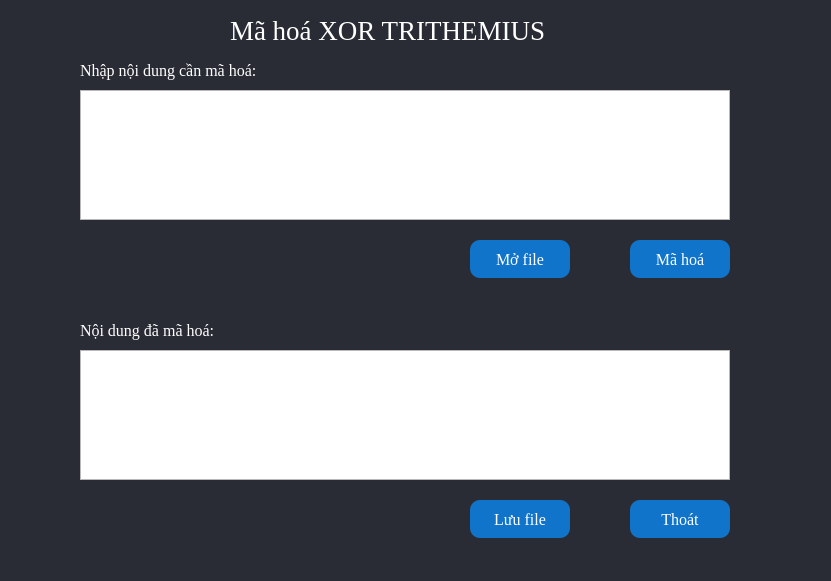
<?xml version="1.0" encoding="UTF-8"?>
<ui version="4.0">
 <class>Form</class>
 <widget class="QWidget" name="Form">
  <property name="geometry">
   <rect>
    <x>0</x>
    <y>0</y>
    <width>831</width>
    <height>581</height>
   </rect>
  </property>
  <property name="windowTitle">
   <string>Form</string>
  </property>
  <property name="styleSheet">
   <string notr="true">#Form{
background-color: #292C35;
color: rgb(255, 255, 255);
}
#btnMaHoa{
	background-color: #1074CA;
	color: rgb(255, 255, 255);
	border-radius: 10px;
}
#btnOpenFile{
	background-color: #1074CA;
	color: rgb(255, 255, 255);
	border-radius: 10px;
}
#btnSaveFile{
	background-color: #1074CA;
	color: rgb(255, 255, 255);
	border-radius: 10px;

}
#btnClose{
	background-color: #1074CA;
	color: rgb(255, 255, 255);
	border-radius: 10px;

}</string>
  </property>
  <widget class="QTextEdit" name="txtCiphertext">
   <property name="geometry">
    <rect>
     <x>80</x>
     <y>350</y>
     <width>650</width>
     <height>130</height>
    </rect>
   </property>
   <property name="font">
    <font>
     <family>Times New Roman</family>
     <pointsize>12</pointsize>
    </font>
   </property>
   <property name="styleSheet">
    <string notr="true">color: rgb(255, 255, 255);
font: 12pt &quot;Times New Roman&quot;;</string>
   </property>
  </widget>
  <widget class="QLabel" name="label_2">
   <property name="geometry">
    <rect>
     <x>80</x>
     <y>60</y>
     <width>221</width>
     <height>21</height>
    </rect>
   </property>
   <property name="font">
    <font>
     <family>Times New Roman</family>
     <pointsize>12</pointsize>
    </font>
   </property>
   <property name="styleSheet">
    <string notr="true">color: rgb(255, 255, 255);</string>
   </property>
   <property name="text">
    <string>Nhập nội dung cần mã hoá:</string>
   </property>
  </widget>
  <widget class="QLabel" name="label">
   <property name="geometry">
    <rect>
     <x>230</x>
     <y>0</y>
     <width>411</width>
     <height>61</height>
    </rect>
   </property>
   <property name="font">
    <font>
     <family>Times New Roman</family>
     <pointsize>20</pointsize>
     <weight>50</weight>
     <italic>false</italic>
     <bold>false</bold>
    </font>
   </property>
   <property name="styleSheet">
    <string notr="true">color: rgb(255, 255, 255);</string>
   </property>
   <property name="text">
    <string>Mã hoá XOR TRITHEMIUS</string>
   </property>
  </widget>
  <widget class="QPushButton" name="btnOpenFile">
   <property name="geometry">
    <rect>
     <x>470</x>
     <y>240</y>
     <width>100</width>
     <height>38</height>
    </rect>
   </property>
   <property name="font">
    <font>
     <family>Times New Roman</family>
     <pointsize>12</pointsize>
    </font>
   </property>
   <property name="text">
    <string>Mở file</string>
   </property>
   <property name="icon">
    <iconset>
     <normaloff>../icon/mo.png</normaloff>../icon/mo.png</iconset>
   </property>
  </widget>
  <widget class="QTextEdit" name="txtPlaintext">
   <property name="geometry">
    <rect>
     <x>80</x>
     <y>90</y>
     <width>650</width>
     <height>130</height>
    </rect>
   </property>
   <property name="styleSheet">
    <string notr="true">color: rgb(255, 255, 255);
font: 12pt &quot;Times New Roman&quot;;</string>
   </property>
  </widget>
  <widget class="QPushButton" name="btnSaveFile">
   <property name="geometry">
    <rect>
     <x>470</x>
     <y>500</y>
     <width>100</width>
     <height>38</height>
    </rect>
   </property>
   <property name="font">
    <font>
     <family>Times New Roman</family>
     <pointsize>12</pointsize>
    </font>
   </property>
   <property name="text">
    <string>Lưu file</string>
   </property>
   <property name="icon">
    <iconset>
     <normaloff>../icon/luufile.png</normaloff>../icon/luufile.png</iconset>
   </property>
   <property name="iconSize">
    <size>
     <width>16</width>
     <height>16</height>
    </size>
   </property>
   <property name="checkable">
    <bool>false</bool>
   </property>
  </widget>
  <widget class="QPushButton" name="btnMaHoa">
   <property name="geometry">
    <rect>
     <x>630</x>
     <y>240</y>
     <width>100</width>
     <height>38</height>
    </rect>
   </property>
   <property name="font">
    <font>
     <family>Times New Roman</family>
     <pointsize>12</pointsize>
    </font>
   </property>
   <property name="text">
    <string>Mã hoá</string>
   </property>
   <property name="icon">
    <iconset>
     <normaloff>../icon/mh.png</normaloff>../icon/mh.png</iconset>
   </property>
  </widget>
  <widget class="QLabel" name="label_4">
   <property name="geometry">
    <rect>
     <x>80</x>
     <y>320</y>
     <width>181</width>
     <height>21</height>
    </rect>
   </property>
   <property name="font">
    <font>
     <family>Times New Roman</family>
     <pointsize>12</pointsize>
    </font>
   </property>
   <property name="styleSheet">
    <string notr="true">color: rgb(255, 255, 255);</string>
   </property>
   <property name="text">
    <string>Nội dung đã mã hoá:</string>
   </property>
  </widget>
  <widget class="QPushButton" name="btnClose">
   <property name="geometry">
    <rect>
     <x>630</x>
     <y>500</y>
     <width>100</width>
     <height>38</height>
    </rect>
   </property>
   <property name="font">
    <font>
     <family>Times New Roman</family>
     <pointsize>12</pointsize>
    </font>
   </property>
   <property name="text">
    <string>Thoát</string>
   </property>
   <property name="icon">
    <iconset>
     <normaloff>../icon/thoat.png</normaloff>../icon/thoat.png</iconset>
   </property>
   <property name="iconSize">
    <size>
     <width>20</width>
     <height>20</height>
    </size>
   </property>
   <property name="checkable">
    <bool>false</bool>
   </property>
  </widget>
 </widget>
 <resources/>
 <connections/>
</ui>
